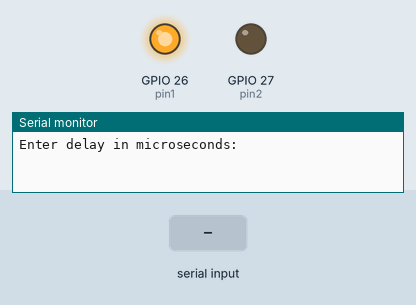
A sketch run on a simulated ESP32. Shown: output pins drawn as LEDs (lit = HIGH), the last lines printed to the serial monitor. The test bench sets the inputs (shaded band).

Above: at 1.2 s.
1.3 s: "90,45\n" received over Serial
At 2.0 s:
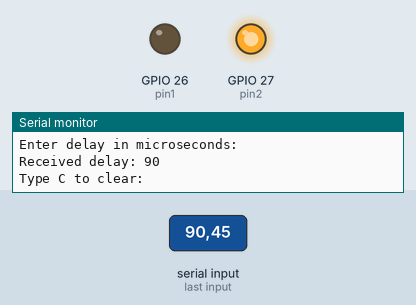
2.8 s: "30,150\n" received over Serial
At 3.2 s:
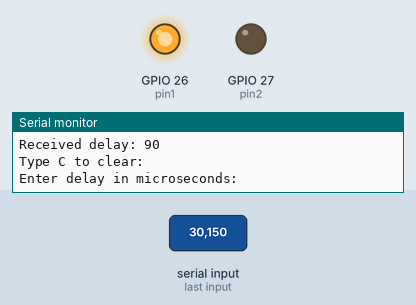
4.3 s: "0\n" received over Serial
At 5.5 s:
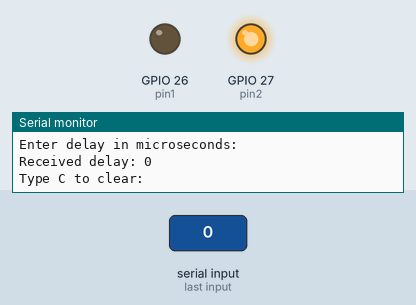
Timing chart, 0 to 7.3 s (numbered marks = the images above; inputs shaded):
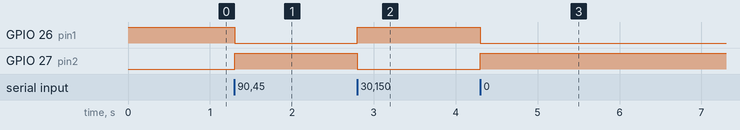

The sketch:

arduino_2pin_toggle_with_custom_delay.ino
```cpp
// RP2350 Seeed Xiao 300MHz overclock
const int pin1 = 26;  // Xiao D0, First pin to toggle immediately
const int pin2 = 27;  // Xiao D1, Second pin to toggle after delay

void setup() {
  Serial.begin(115200);    // Open USB serial terminal
  pinMode(pin1, OUTPUT);
  pinMode(pin2, OUTPUT);
  digitalWrite(pin1, HIGH);
  digitalWrite(pin2, LOW);
}

void loop() {
  int delayMicros = 0;
  Serial.println("Enter delay in microseconds:");
  while (Serial.available() == 0) { }
    delayMicros = Serial.parseInt();  // Read integer delay

    // Toggle first pin
    digitalWrite(pin1, LOW);

    // Wait for the specified delay
    delayMicroseconds(delayMicros);

    // Toggle second pin
    digitalWrite(pin2, HIGH);

    Serial.print("Received delay: ");
    Serial.println(delayMicros);

    Serial.println("Type C to clear:");
  while (Serial.available() > 0) {
    Serial.read();
  }
  while (Serial.available() == 0) { }
  while (Serial.available() > 0) {
    Serial.read();
  }
    digitalWrite(pin1, HIGH);
    digitalWrite(pin2, LOW);
}
```

Measured:
- after the input at 1.3 s, GPIO 26 (pin1): HIGH → LOW at once; GPIO 27 (pin2): LOW → HIGH at once
- after the input at 2.8 s, GPIO 26 (pin1): LOW → HIGH at once; GPIO 27 (pin2): HIGH → LOW at once
- after the input at 4.3 s, GPIO 26 (pin1): HIGH → LOW at once; GPIO 27 (pin2): LOW → HIGH at once
